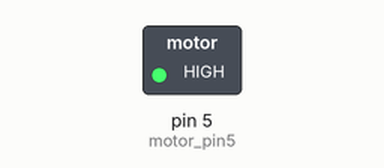
Recording of a sketch running on a simulated Arduino Uno, built with avr-gcc and run on an emulated ATmega328P. Parts: switched loads named in the sketch (green lamp = pin HIGH).

Above: at 0.1 s.
Timing chart, 0 to 1.6 s (numbered marks = the images above):
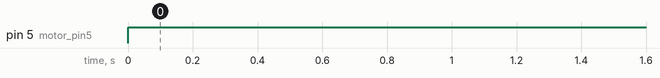

The sketch:

sketch_feb28a.ino
```cpp
#define motor_pin5 5
#define motor_pin6 6

void setup()
{
  pinMode(motor_pin5, OUTPUT);
  pinMode(motor_pin6, OUTPUT);
}

void loop()
{
  run(255, 5);
}

void run (int velocity, int direction)
{
  if (direction == 5)
  {
    analogWrite(motor_pin5, velocity);
    pinMode(motor_pin5, OUTPUT);
    pinMode(motor_pin6, INPUT);
  }

  if (direction == 6)
  {
    analogWrite(motor_pin6, velocity);
    pinMode(motor_pin6, OUTPUT);
    pinMode(motor_pin5, INPUT);
  }
}
```

Measured:
- by itself, pin 5 (motor_pin5): LOW → HIGH at 0.00 s
